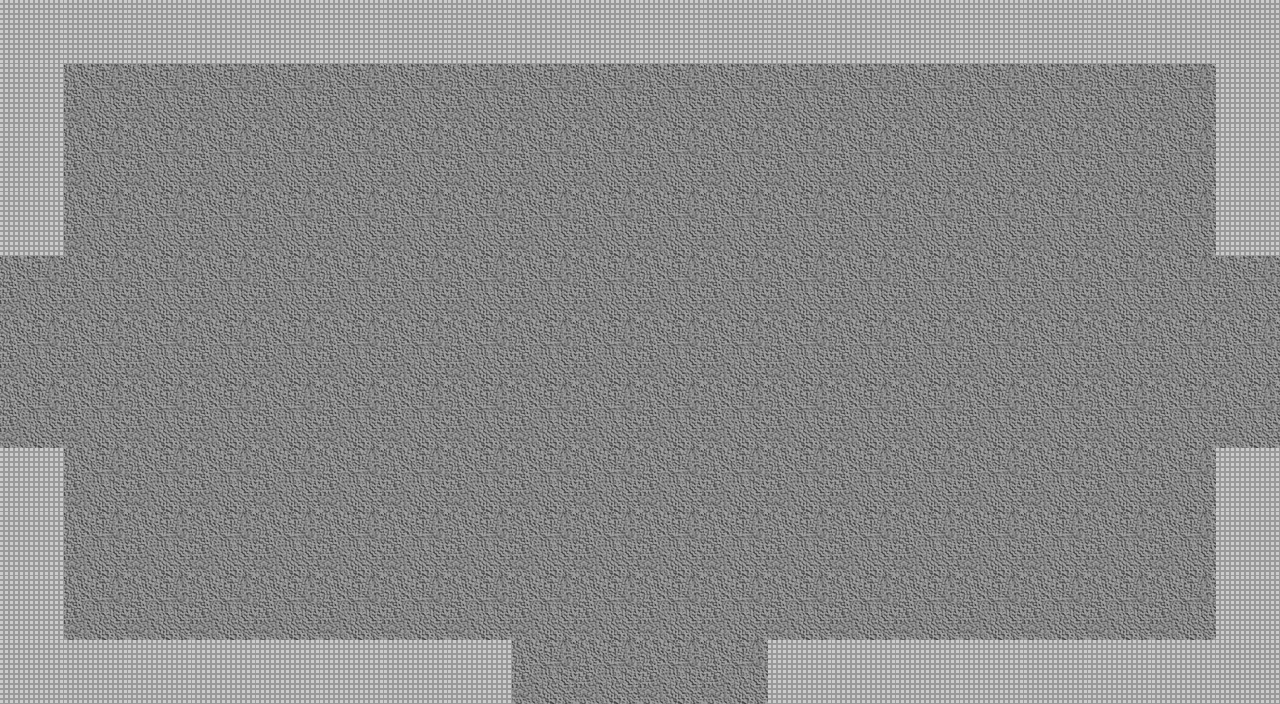

The image is a tile-based game level rendered from a .tmx file. Its description and source (layers, tilesets, objects; grid data summarised) follow:
An orthogonal 20x11 tile map with 64x64 px tiles, 2 tile layers (Floor, Wall), 3 tilesets and 43 objects.

<map version="1.0" orientation="orthogonal" renderorder="right-down" width="20" height="11" tilewidth="64" tileheight="64" nextobjectid="151">
 <properties>
  <property name="unity:resource" value="True" />
  <property name="unity:tag" value="Room" />
 </properties>
 <tileset firstgid="1" source="DungeonTilePH.tsx" />
 <tileset firstgid="3" source="MobSpawner.tsx" />
 <tileset firstgid="8" source="DestructSpawn.tsx" />
 <layer name="Floor" width="20" height="11">
  <properties>
   <property name="unity:sortingLayerName" value="Floor" />
   <property name="unity:tag" value="Floor" />
  </properties>
  <data>[220 cells, 220 non-empty, 1 distinct tile ids]</data>
 </layer>
 <layer name="Wall" width="20" height="11">
  <properties>
   <property name="ChildTag" value="Wall" />
   <property name="unity:tag" value="Wall" />
  </properties>
  <data>[220 cells, 48 non-empty, 1 distinct tile ids]</data>
 </layer>
 <objectgroup name="Destructables">
  <object id="62" gid="8" x="64" y="256" width="64" height="64" />
  <object id="63" gid="8" x="128" y="256" width="64" height="64" />
  <object id="64" gid="8" x="192" y="256" width="64" height="64" />
  <object id="65" gid="8" x="256" y="256" width="64" height="64" />
  <object id="78" gid="8" x="320" y="256" width="64" height="64" />
  <object id="79" gid="8" x="384" y="256" width="64" height="64" />
  <object id="81" gid="8" x="448" y="256" width="64" height="64" />
  <object id="85" gid="8" x="448" y="640" width="64" height="64" />
  <object id="86" gid="8" x="448" y="576" width="64" height="64" />
  <object id="87" gid="8" x="448" y="512" width="64" height="64" />
  <object id="88" gid="8" x="384" y="512" width="64" height="64" />
  <object id="89" gid="8" x="320" y="512" width="64" height="64" />
  <object id="91" gid="8" x="256" y="512" width="64" height="64" />
  <object id="93" gid="8" x="192" y="512" width="64" height="64" />
  <object id="94" gid="8" x="128" y="512" width="64" height="64" />
  <object id="96" gid="8" x="64" y="512" width="64" height="64" />
  <object id="97" gid="8" x="768" y="640" width="64" height="64" />
  <object id="100" gid="8" x="768" y="576" width="64" height="64" />
  <object id="102" gid="8" x="768" y="512" width="64" height="64" />
  <object id="104" gid="8" x="832" y="512" width="64" height="64" />
  <object id="105" gid="8" x="896" y="512" width="64" height="64" />
  <object id="106" gid="8" x="960" y="512" width="64" height="64" />
  <object id="107" gid="8" x="1024" y="512" width="64" height="64" />
  <object id="108" gid="8" x="1088" y="512" width="64" height="64" />
  <object id="109" gid="8" x="1152" y="512" width="64" height="64" />
  <object id="111" gid="8" x="768" y="256" width="64" height="64" />
  <object id="115" gid="8" x="832" y="256" width="64" height="64" />
  <object id="116" gid="8" x="896" y="256" width="64" height="64" />
  <object id="117" gid="8" x="960" y="256" width="64" height="64" />
  <object id="118" gid="8" x="1024" y="256" width="64" height="64" />
  <object id="119" gid="8" x="1088" y="256" width="64" height="64" />
  <object id="120" gid="8" x="1152" y="256" width="64" height="64" />
  <object id="137" gid="8" x="512" y="256" width="64" height="64" />
  <object id="138" gid="8" x="576" y="256" width="64" height="64" />
  <object id="139" gid="8" x="640" y="256" width="64" height="64" />
  <object id="142" gid="8" x="704" y="256" width="64" height="64" />
 </objectgroup>
 <objectgroup name="Mobs">
  <object id="143" gid="6" x="384" y="128" width="64" height="64" />
  <object id="145" gid="6" x="832" y="128" width="64" height="64" />
  <object id="146" gid="3" x="256" y="640" width="64" height="64" />
  <object id="150" gid="3" x="960" y="640" width="64" height="64" />
 </objectgroup>
 <objectgroup name="Exits">
  <object id="18" x="0" y="256" width="32" height="192">
   <properties>
    <property name="Exit" value="W" />
   </properties>
  </object>
  <object id="19" x="1248" y="256" width="32" height="192">
   <properties>
    <property name="Exit" value="E" />
   </properties>
  </object>
  <object id="21" x="512" y="672" width="256" height="33.3333">
   <properties>
    <property name="Exit" value="S" />
   </properties>
  </object>
 </objectgroup>
</map>
